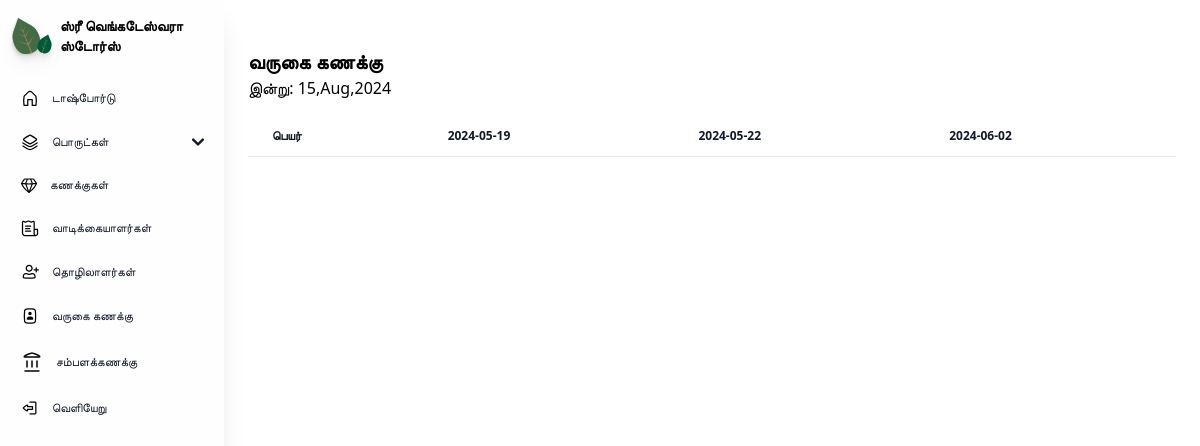
The app's page /attendancerecord/, older data.
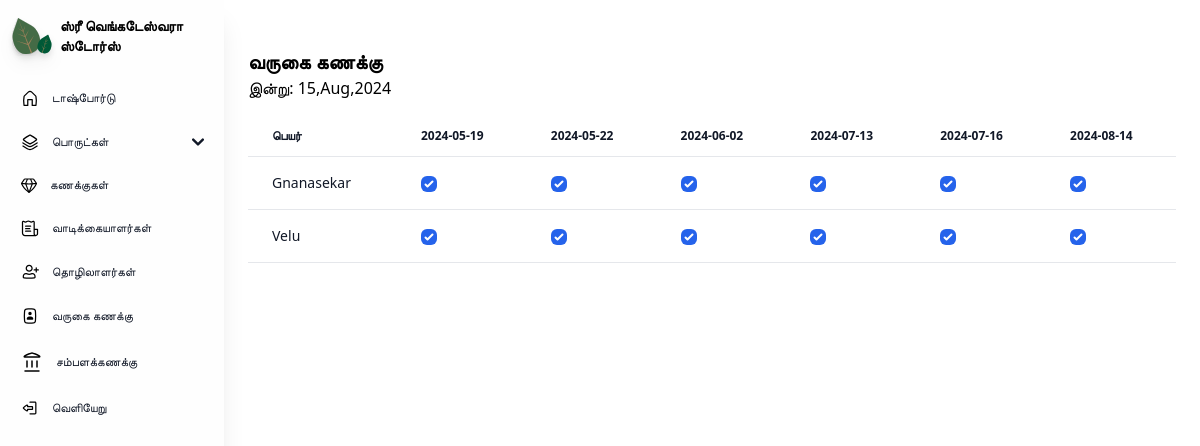
The same page, newer data.
### core/models.py (models this page shows, shortened)
class attendance(models.Model):
    date = models.DateField(auto_now_add=True)
    absentees = models.ManyToManyField(labor)
    def __str__(self):
        return str(self.date)
    def absent(self):
        a=[]
        for i in self.absentees.all():
            a.append(i.laborname)
        return a

class labor(models.Model):
    laborname = models.CharField(max_length=50)
    contactnumber = models.CharField(max_length=20)
    address = models.TextField()
    salarystatus = models.BooleanField(default=False)
    day_wage = models.PositiveIntegerField(blank=True)
    salary_amount = models.PositiveBigIntegerField(blank=True) #Remove these and link with salary management fields

### core/views.py (the view)
# urls.py: path('attendancerecord/', cvs.attendancerecords),
def attendancerecords(request):
    attendances = attendance.objects.all()
    labors = labor.objects.all()
    return render(request, "core/attendancerecord.html", {'attendance': attendances, 'labors':labors})

### core/templates/core/attendancerecord.html (shortened to what this page needs)
{% load static tailwind_tags %}
<!DOCTYPE html>
<html lang="en">
<head>
    {% tailwind_css %}
</head>
<body>
    <section class="sm:ml-56 px-6 pb-4 max-w-full min-h-[100%]">
    <div class="relative">
        {% include 'core/navigation.html' %}
    </div>
    <div class="flex justify-between w-full items-center sm:mt-12 mt-6">
        <div>
            <p class="font-inter font-semibold text-xl">வருகை கணக்கு</p>
        </div>
    </div>
    <main>
        <div class="today">
            <table class="mt-4 text-sm text-left min-h-full text-gray-500 bg-white dark:text-gray-400 rounded-md overflow-x-auto w-full">
                <p class="date"></p>
                <thead class="border-b text-xs text-gray-900 uppercase dark:text-gray-400">
                    <tr>
                        <th scope="col" class="px-6 py-3">
                            பெயர்
                        </th>
                        {% for date in attendance %}
                        <th scope="col" class="px-6 py-3">
                            {{date}}
                        </th>
                        {%endfor%}
                    </tr>
                </thead>
                <tbody>
                    {% for labor in labors %}
                    <tr class="border-b">
                        <th scope="row" class="px-6 py-4 font-medium text-gray-900 whitespace-nowrap">
                            <a href="{% url 'editlabor' labor.id%}" class="hover:underline">
                            {{labor.laborname}}
                            </a>
                        </th>
                            {% for attended in attendance %}
                            <td class="px-6 py-4">
                                {% if labor.laborname in attended.absent %}
                                <input type="checkbox" disabled name="" class="rounded-md attendance" data-laborname="{{labor.laborname}}">
                                {% else %}
                                <input type="checkbox" disabled checked name="" class="rounded-md attendance" data-laborname="{{labor.laborname}}">
                                {% endif %}
                            </td>
                            {% endfor %}
                    </tr>
                    {% endfor %}
                </tbody>
            </table>
        </div>
    </main>
    </section>
</body>
</html>

Row changes from the older to the newer data that the page shows:
added attendance: date "2024-07-13"
added attendance: date "2024-07-16"
added attendance: date "2024-08-14"
added labor: laborname "Gnanasekar"
added labor: laborname "Velu"
